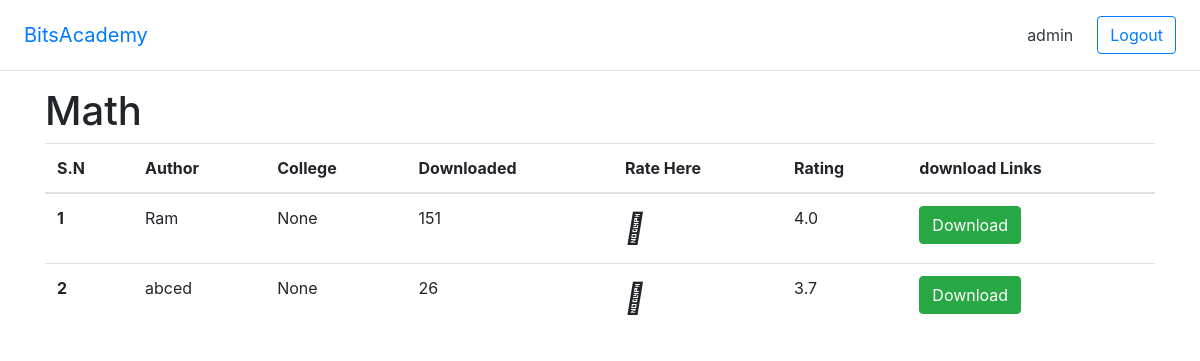
/note/2/list (signed in), run on the app's committed database.
### course/models.py (models this page shows, shortened)
class Note(models.Model):
    subject = models.ForeignKey(Subject, on_delete=models.PROTECT)
    author = models.CharField(max_length=200)
    college = models.CharField(max_length=200, null=True, blank=True)
    note_upload = models.FileField(upload_to='Note/')
    download = models.PositiveIntegerField(default=0)
    created = models.DateTimeField(auto_now_add=True)
    updated = models.DateTimeField(auto_now=True)
    created_by = models.ForeignKey(User, null=True, blank=True, related_name='note_creaded_by', on_delete=models.SET(0))
    updated_by = models.ForeignKey(User, null=True, blank=True, related_name='note_updated_by', on_delete=models.SET(0))
    @property
    def avg_rating(self):
        return round(self.rating_set.aggregate(Avg('count'))['count__avg'], 1)
    def __str__(self):
        return 'Subject: {} Author: {}'.format(self.subject.name, self.author)

### course/views.py (the view)
# urls.py: path('note/<int:pk>/list', NotelistView.as_view(), name="note-list"),
class NotelistView(DetailView):
    model = Subject
    template_name = 'note_list.html'
    extra_context = {'subject_name': 'Math'}
    pk_url_kwarg = 'pk'
    def get_context_data(self, **kwargs):
        context = super().get_context_data()
        context['notes'] = self.get_object().note_set.all()
        print(context['notes'])
        return context

### course/templates/note_list.html (shortened to what this page needs)
{% extends 'base.html' %}
{% block container %}
<link rel="stylesheet" href="https://maxcdn.bootstrapcdn.com/font-awesome/4.4.0/css/font-awesome.min.css">
<h1> {{ subject_name }}</h1>
{% if notes %}
        <table class="table table-hover">
                      <thead>
                        <tr>
                          <th scope="col">S.N</th>
                          <th scope="col">Author</th>
                          <th scope="col">College</th>
                          <th scope="col"> Downloaded </th>
                          <th scope="col"> Rate Here </th>
                          <th scope="col"> Rating </th>
                          <th scope="col"> download Links </th>
                        </tr>
                      </thead>
                      <tbody>
                        {% for note in notes %}
                        <tr>
                          <th scope="row">{{ forloop.counter }}</th>
                          <td>{{ note.author }}</td>
                          <td>{{ note.college }}</td>
                          <td class="download-{{ note.pk }}">{{ note.download }}</td>
                          <td class="">
                            <div class="icon-wrapper">
                              <span class="icon"><i class="fal fa-thumbs-up" obj_pk="{{ note.pk }}"></i>
                              </span>
                            </div>
                          </td>
                          <td class="rating-{{ note.pk }}"> {{ note.avg_rating }}</td>
                          <td><a href="{{note.note_upload.url}}" download><button type="button" class="btn btn-success" obj_pk="{{ note.pk }}">Download</button></a></td>
                        </tr>
                        {% endfor %}
                      </tbody>
                    </table>
                    {% endif %}
{% endblock container %}

### course/templates/navbar.html (shortened to what this page needs)
<div class="d-flex flex-column flex-md-row align-items-center p-3 px-md-4 mb-3 bg-white border-bottom box-shadow">
      <h5 class="my-0 mr-md-auto font-weight-normal"><a href="{% url 'home' %}">BitsAcademy</a></h5>
      <nav class="my-2 my-md-0 mr-md-3">
        {% if request.user.is_authenticated %}
        <a class="p-2 text-dark" href="#">{{ request.user }}</a>
        {% endif %}
      </nav>
      {% if request.user.is_authenticated %}
      <a class="btn btn-outline-primary" href="{% url 'logout' %}">Logout</a>
      {% else %}
      <a class="btn btn-outline-primary" href="{% url 'signup' %}">Sign up</a>
      &nbsp;&nbsp;
      <a class="btn btn-outline-primary" href="{% url 'login' %}">login</a>
      {% endif %}
</div>

### course/templates/note_list.html (style rules this page uses)
.icon-wrapper, .icon-wrapper-2 { font-size: 30px; text-align: center; position: relative; cursor: pointer; display: inline-block; }

### data on the page
Note: author "Ram", college "None", download "151", avg_rating "4.0"
Note: author "abced", college "None", download "26", avg_rating "3.7"

### other printed values
{{ request.user }} "admin"
{{ subject_name }} "Math"
